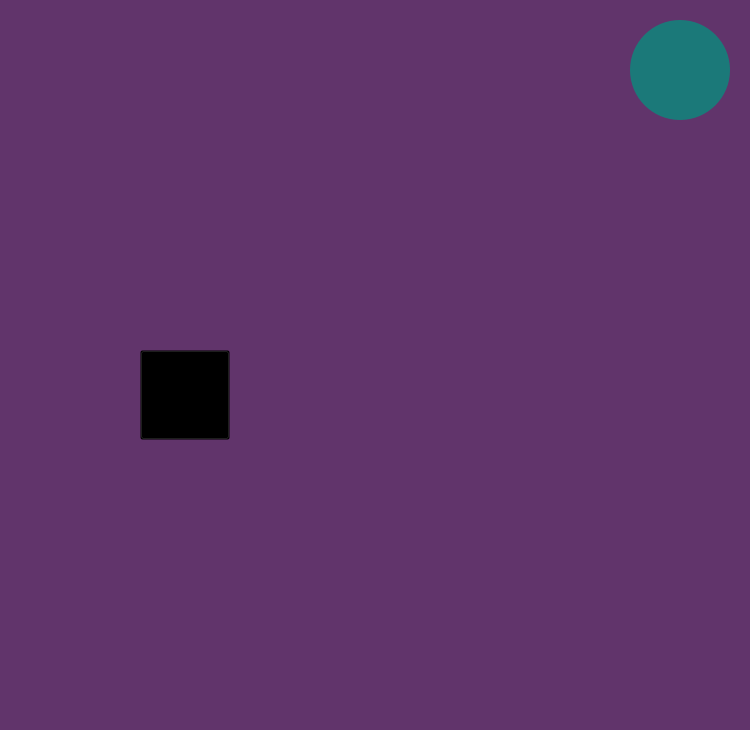
<?xml version="1.0" encoding="UTF-8"?>
<ui version="4.0">
 <class>MainWindow</class>
 <widget class="QMainWindow" name="MainWindow">
  <property name="geometry">
   <rect>
    <x>0</x>
    <y>0</y>
    <width>750</width>
    <height>730</height>
   </rect>
  </property>
  <property name="windowTitle">
   <string>MainWindow</string>
  </property>
  <widget class="QWidget" name="centralwidget">
   <widget class="QTextBrowser" name="textBrowser">
    <property name="enabled">
     <bool>false</bool>
    </property>
    <property name="geometry">
     <rect>
      <x>-10</x>
      <y>-20</y>
      <width>771</width>
      <height>781</height>
     </rect>
    </property>
    <property name="styleSheet">
     <string notr="true">background-color: rgb(97, 52, 107);</string>
    </property>
   </widget>
   <widget class="QLabel" name="turns">
    <property name="geometry">
     <rect>
      <x>45</x>
      <y>50</y>
      <width>661</width>
      <height>651</height>
     </rect>
    </property>
    <property name="text">
     <string/>
    </property>
    <property name="pixmap">
     <pixmap>../reso/winning.png</pixmap>
    </property>
    <property name="scaledContents">
     <bool>true</bool>
    </property>
   </widget>
   <widget class="QPushButton" name="back">
    <property name="geometry">
     <rect>
      <x>630</x>
      <y>20</y>
      <width>100</width>
      <height>100</height>
     </rect>
    </property>
    <property name="styleSheet">
     <string notr="true">background-color: rgb(27, 121, 121); border-radius: 50px</string>
    </property>
    <property name="text">
     <string/>
    </property>
    <property name="icon">
     <iconset>
      <normaloff>../reso/back.png</normaloff>../reso/back.png</iconset>
    </property>
    <property name="iconSize">
     <size>
      <width>100</width>
      <height>100</height>
     </size>
    </property>
   </widget>
   <widget class="QPushButton" name="next_2">
    <property name="geometry">
     <rect>
      <x>140</x>
      <y>350</y>
      <width>90</width>
      <height>90</height>
     </rect>
    </property>
    <property name="styleSheet">
     <string notr="true">background-color: transparent;</string>
    </property>
    <property name="text">
     <string/>
    </property>
    <property name="icon">
     <iconset>
      <normaloff>../reso/nextt.png</normaloff>../reso/nextt.png</iconset>
    </property>
    <property name="iconSize">
     <size>
      <width>50</width>
      <height>50</height>
     </size>
    </property>
   </widget>
   <widget class="QLabel" name="vid_label_2">
    <property name="geometry">
     <rect>
      <x>270</x>
      <y>290</y>
      <width>231</width>
      <height>221</height>
     </rect>
    </property>
    <property name="text">
     <string/>
    </property>
   </widget>
   <widget class="QLabel" name="vid_label">
    <property name="geometry">
     <rect>
      <x>260</x>
      <y>280</y>
      <width>231</width>
      <height>221</height>
     </rect>
    </property>
    <property name="text">
     <string/>
    </property>
   </widget>
  </widget>
 </widget>
 <resources/>
 <connections/>
</ui>
